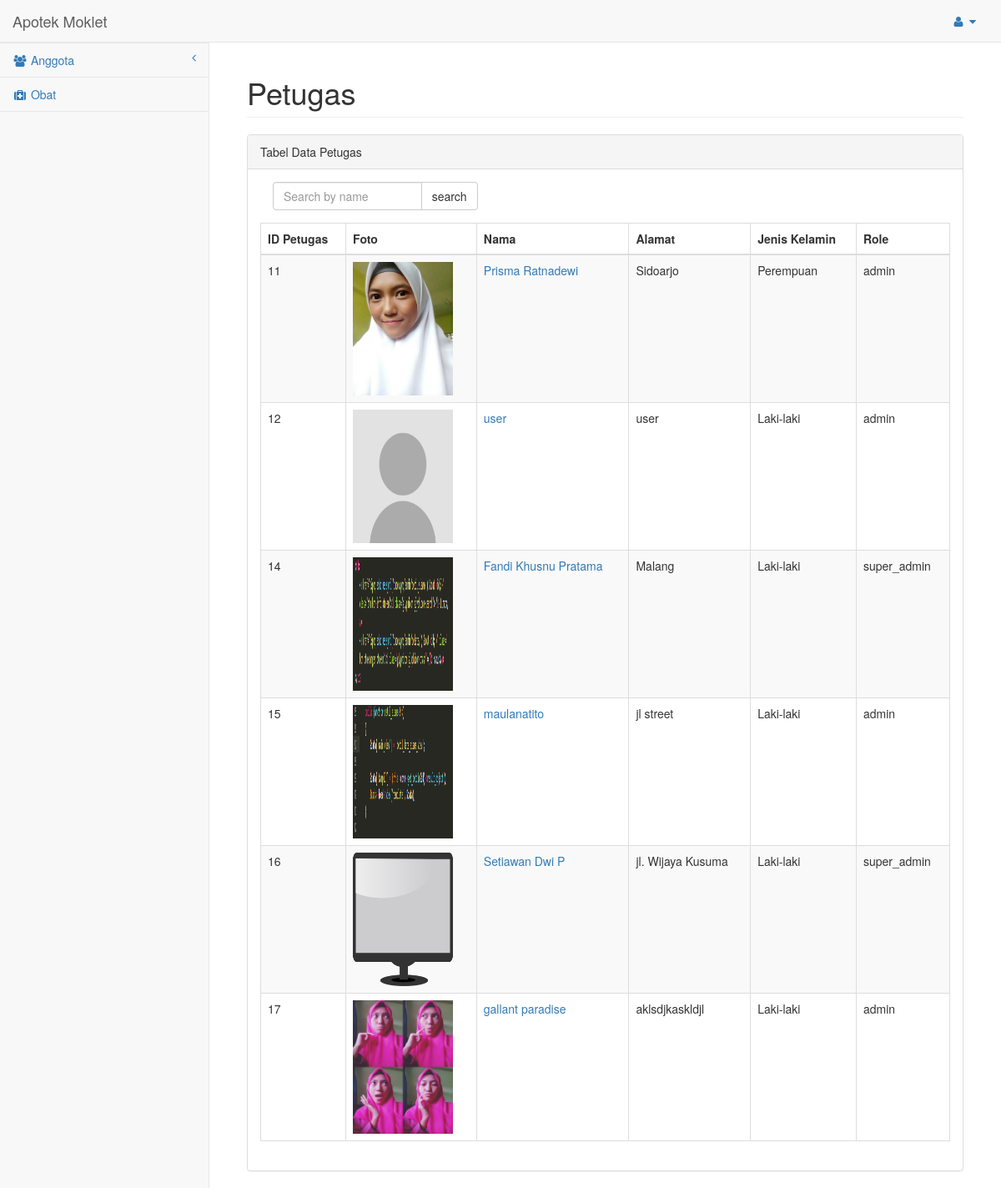
Screenshot of /index.php/home/anggota_petugas with the database file from the repository.
### tables this page shows
CREATE TABLE IF NOT EXISTS `data_petugas` (
  `id_petugas` int(255) NOT NULL AUTO_INCREMENT,
  `nama_petugas` varchar(255) NOT NULL,
  `alamat_petugas` text NOT NULL,
  `role_petugas` varchar(255) NOT NULL,
  `foto_petugas` text NOT NULL,
  `jk_petugas` varchar(255) NOT NULL,
  `ttl_petugas` varchar(255) NOT NULL,
  PRIMARY KEY (`id_petugas`)
);

### application/controllers/home.php (called while the page is built, shortened)
<?php
class Home extends CI_Controller {
	public function __construct()
	{
		$this->load->model('admin_model');
	}
	public function anggota_petugas()
	{
		if(isset($_GET['query']) && $_GET['query'] == 'cari'){
			$search_nama_petugas = $this->input->post('search_petugas');
			$data['view_petugas'] = $this->admin_model->get_petugas_search($search_nama_petugas);
			$data['main_view'] = 'petugas_view';
			$this->load->view('template',$data);
		}else{
			$data['view_petugas'] = $this->admin_model->get_petugas();
			$data['main_view'] = 'petugas_view';
			$this->load->view('template',$data);
		}
	}
}

### index.php (called while the page is built, shortened)
<?php
require_once BASEPATH.'core/CodeIgniter.php';

### application/models/admin_model.php (called while the page is built, shortened)
<?php
class Admin_model extends CI_Model {
	public function get_petugas()
	{
		return $this->db->get('data_petugas')
						->result();
	}
}

### application/views/petugas_view.php (the view, shortened to what this page needs)
<div id="page-wrapper">
	<div class="container-fluid">
		<div class="row">
			<div class="col-lg-12">
				<h1 class="page-header">Petugas</h1>
                    <div class="panel panel-default">
                        <div class="panel-heading">
                            Tabel Data Petugas
                        </div>
                        <div class="panel-body">
	                        <form method="post" action="<?php echo base_url('index.php/home/anggota_petugas?query=cari');?>">
	                        	<div class="col-sm-4 col-lg-4 col-md-4 col-xl-4">
	                            	<div class="form-group input-group">
					           	       	<input type="search" class="form-control" name="search_petugas" placeholder="Search by name">
					           	       	<span class="input-group-btn">
					           	    	<input type="submit" name="btn_src_petugas" class="btn btn-default" value="search">
					           	        </span>
					              	</div>
					            </div>
					        </form>
                            <table width="100%" class="table table-striped table-bordered table-hover" id="dataTables-example">
                                <thead>
                                    <tr>
                                        <th>ID Petugas</th>
                                        <th>Foto</th>
                                        <th>Nama</th>
                                        <th>Alamat</th>
                                        <th>Jenis Kelamin</th>
                                        <th>Role</th>
                                    </tr>
                                </thead>
                                <tbody>
                                <?php
                                	foreach ($view_petugas as $petugas) {
                                ?>
                                    <tr class="odd gradeX">
                                        <td><?php echo $petugas->id_petugas;?></td>
                                        <td><img src="<?php echo base_url('assets/img/petugas/').$petugas->foto_petugas;?>" style="width: 120px;height: 160px;"></td>
                                        <td><a href="<?php echo base_url('index.php/home/detail_petugas/').$petugas->id_petugas;?>"><?php echo $petugas->nama_petugas;?></a></td>
                                        <td class="center"><?php echo $petugas->alamat_petugas;?></td>
                                        <td class="center"><?php echo $petugas->jk_petugas;?></td>
                                        <td class="center"><?php echo $petugas->role_petugas;?></td>
                                    </tr>
                                <?php
                                	}
                                ?>
                                </tbody>
                            </table>
                        </div>
                    </div>
                </div>
		</div>
	</div>
</div>

### application/views/template.php (shortened to what this page needs)
<!DOCTYPE html>
<html lang="en">
<head>
    <link href="<?php echo base_url();?>assets/bootstrap/css/bootstrap.min.css" rel="stylesheet">
    <link href="<?php echo base_url();?>assets/metisMenu/metisMenu.min.css" rel="stylesheet">
    <link href="<?php echo base_url();?>assets/dist/css/sb-admin-2.css" rel="stylesheet">
    <link href="<?php echo base_url();?>assets/font-awesome/css/font-awesome.min.css" rel="stylesheet" type="text/css">
</head>
<body>
    <div id="wrapper">
        <nav class="navbar navbar-default navbar-static-top" role="navigation" style="margin-bottom: 0">
            <div class="navbar-header">
                <a class="navbar-brand" href="<?php echo base_url('index.php/home');?>">Apotek Moklet</a>
            </div>
            <ul class="nav navbar-top-links navbar-right">
                <li class="dropdown">
                    <a class="dropdown-toggle" data-toggle="dropdown" href="#">
                        <i class="fa fa-user fa-fw"></i> <i class="fa fa-caret-down"></i>
                    </a>
                        </li>
                    </ul>
            <div class="navbar-default sidebar" role="navigation">
                <div class="sidebar-nav navbar-collapse">
                    <ul class="nav" id="side-menu">
                        <li>
                        </li>
                        <li>
                            <a href="#"><i class="fa fa-group fa-fw"></i> Anggota<span class="fa arrow"></span></a>
                        </li>
                        <li>
                            <a href="<?php echo base_url('index.php/home/obat');?>"><i class="fa fa-medkit fa-fw"></i> Obat</a>
                        </li>
                    </ul>
                </div>
            </div>
        </nav>
            <?php
                $this->load->view($main_view);
            ?>
    </div>
</body>
</html>

### rows the page displays
data_petugas: id_petugas "11", foto_petugas (picture), nama_petugas "Prisma Ratnadewi", alamat_petugas "Sidoarjo", jk_petugas "Perempuan", role_petugas "admin"
data_petugas: id_petugas "12", foto_petugas (picture), nama_petugas "user", alamat_petugas "user", jk_petugas "Laki-laki", role_petugas "admin"
data_petugas: id_petugas "14", foto_petugas (picture), nama_petugas "Fandi Khusnu Pratama", alamat_petugas "Malang", jk_petugas "Laki-laki", role_petugas "super_admin"
data_petugas: id_petugas "15", foto_petugas (picture), nama_petugas "maulanatito", alamat_petugas "jl street", jk_petugas "Laki-laki", role_petugas "admin"
data_petugas: id_petugas "16", foto_petugas (picture), nama_petugas "Setiawan Dwi P", alamat_petugas "jl. Wijaya Kusuma", jk_petugas "Laki-laki", role_petugas "super_admin"
data_petugas: id_petugas "17", foto_petugas (picture), nama_petugas "gallant paradise", alamat_petugas "aklsdjkaskldjl", jk_petugas "Laki-laki", role_petugas "admin"
